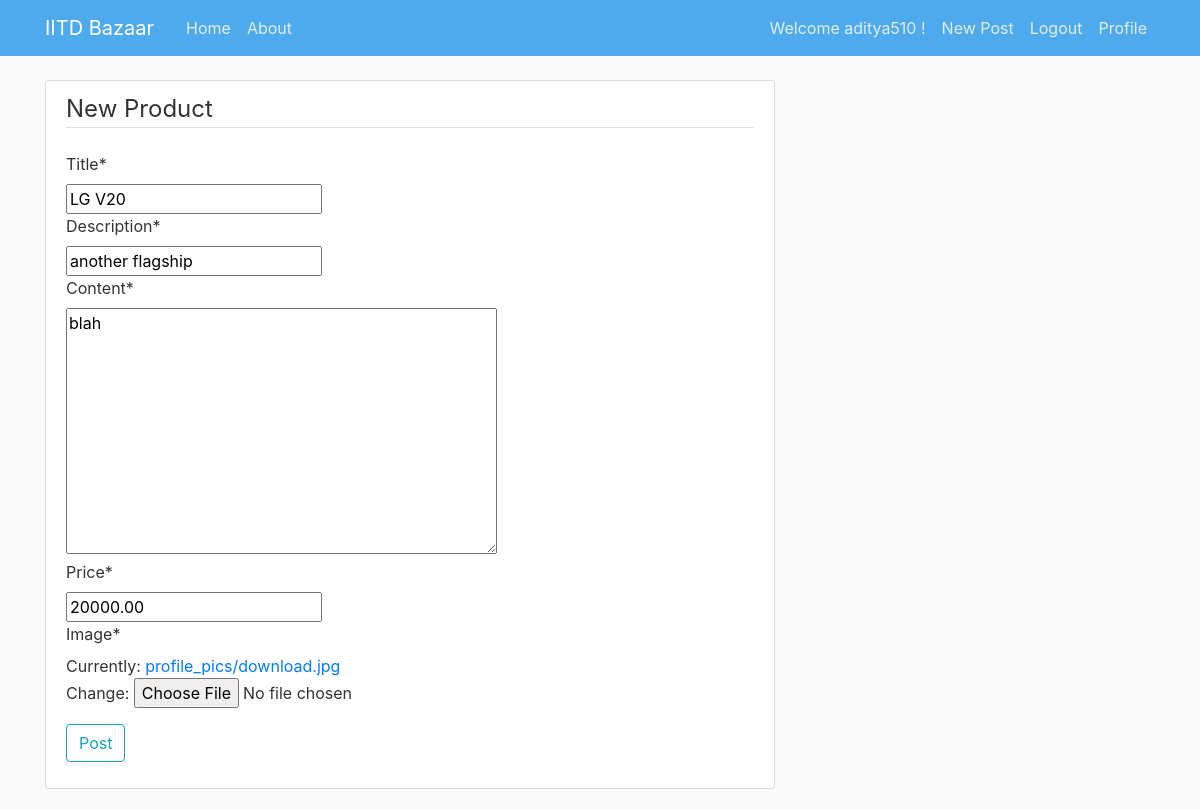
Page /Product/3/update/ (signed in) on the committed database.
### shop/models.py (models this page shows, shortened)
class Product(models.Model):
    title = models.CharField(max_length=100)
    description = models.CharField(max_length=200)
    content = models.TextField()
    price = models.DecimalField(max_digits=8, decimal_places=2)
    date_posted = models.DateTimeField(default=timezone.now)
    seller = models.ForeignKey(User, on_delete=models.CASCADE)
    available = models.BooleanField(default=True)
    image = models.ImageField(default='defaultproduct.jpg', upload_to='profile_pics')

### shop/views.py (the view, shortened to what this page needs)
# urls.py: path('Product/<int:pk>/update/', ProductUpdateView.as_view(), name='Product-update'),
class ProductUpdateView(LoginRequiredMixin, UserPassesTestMixin, UpdateView):
    model = Product
    fields = ['title', 'description','content','price','image']
    success_url = '/'
    def test_func(self):
        Product = self.get_object()
        if self.request.user == Product.seller:
            return True
        return False

### shop/templates/shop/product_form.html (shortened to what this page needs)
{% extends "shop/base.html" %}
{% load crispy_forms_tags %}
{% block content %}
    <div class="content-section">
        <form method="POST">
            <fieldset class="form-group">
                <legend class="border-bottom mb-4">New Product</legend>
                {{ form|crispy }}
            </fieldset>
            <div class="form-group">
                <button class="btn btn-outline-info" type="submit">Post</button>
            </div>
        </form>
    </div>
{% endblock content %}

### shop/templates/shop/base.html (shortened to what this page needs)
{% load static %}
<!DOCTYPE html>
<html lang="en">
<head>
    <link rel="stylesheet" href="https://stackpath.bootstrapcdn.com/bootstrap/4.3.1/css/bootstrap.min.css"><meta charset="UTF-8">
    <link rel='stylesheet' href={% static '/shop/main.css' %}>
</head>
<body>
    <header class="site-header">
      <nav class="navbar navbar-expand-md navbar-dark bg-steel fixed-top">
        <div class="container">
          <a class="navbar-brand mr-4" href="/">IITD Bazaar</a>
          <div class="collapse navbar-collapse" id="navbarToggle">
            <div class="navbar-nav mr-auto">
              <a class="nav-item nav-link" href="{% url 'shop-home' %}">Home</a>
              <a class="nav-item nav-link" href="{% url 'shop-about' %}">About</a>
            </div>
            <div class="navbar-nav">
              {% if user.is_authenticated %}
                  <a class="nav-item nav-link" href="{% url 'profile' %}"> Welcome {{ user.username }} ! </a>
                  <a class="nav-item nav-link" href="{% url 'Product-create' %}">New Post</a>
                  <a class="nav-item nav-link" href="{% url 'logout' %}"> Logout </a>
                  <a class="nav-item nav-link" href="{% url 'profile' %}"> Profile </a>
              {% else %}
              <a class="nav-item nav-link" href="{% url 'login' %}">Login</a>
              <a class="nav-item nav-link" href="{% url 'register' %}">Register</a>
              {% endif %}
            </div>
          </div>
        </div>
      </nav>
    </header>
    <main role="main" class="container">
      <div class="row">
        <div class="col-md-8">
          {% block content %}{% endblock %}
        </div>
      </div>
    </main>
</body>
</html>

### shop/static/shop/main.css (style rules this page uses)
body { background: #fafafa; color: #333333; margin-top: 5rem; }
.bg-steel { background-color: #4eaaed; }
.site-header .navbar-nav .nav-link { color: #e3eef4; }
.content-section { background: #ffffff; padding: 10px 20px; border: 1px solid #dddddd; border-radius: 3px; margin-bottom: 20px; }

### rows in the picture
Product: title "LG V20", description "another flagship", content "blah", price "20000.00"

### other values in the picture
{{ user.username }} "aditya510"
